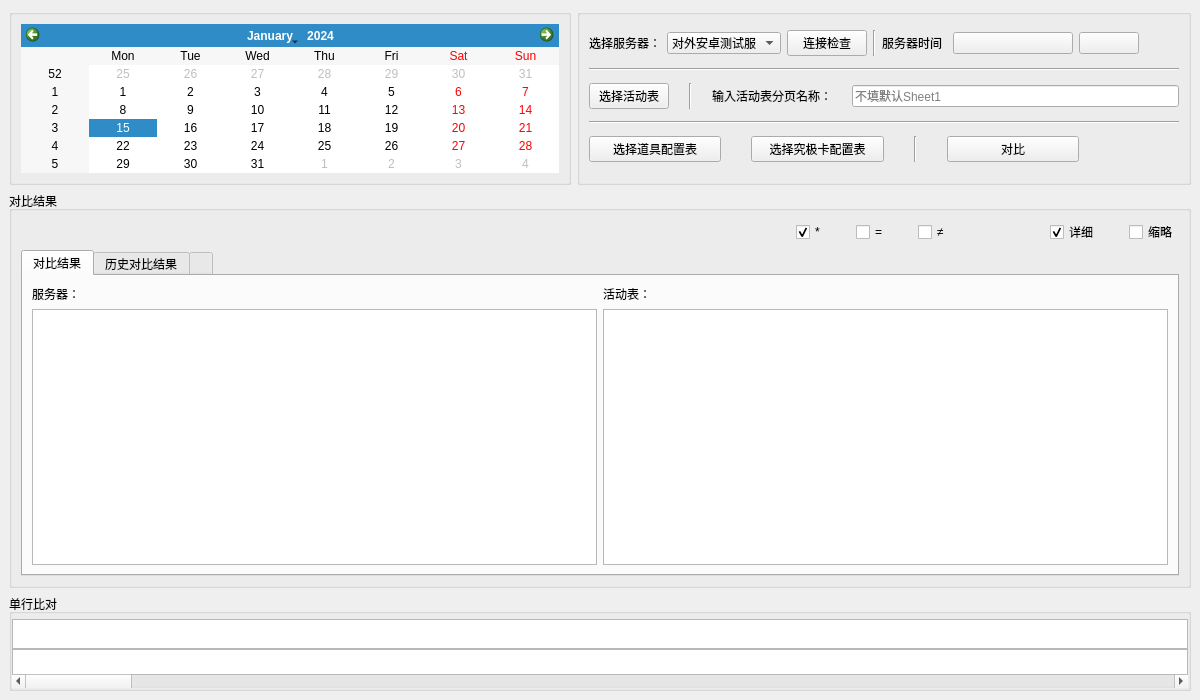
<?xml version="1.0" encoding="UTF-8"?>
<ui version="4.0">
 <class>MainWindow</class>
 <widget class="QMainWindow" name="MainWindow">
  <property name="geometry">
   <rect>
    <x>0</x>
    <y>0</y>
    <width>1200</width>
    <height>700</height>
   </rect>
  </property>
  <property name="minimumSize">
   <size>
    <width>1200</width>
    <height>700</height>
   </size>
  </property>
  <property name="windowTitle">
   <string>MainWindow</string>
  </property>
  <widget class="QWidget" name="centralwidget">
   <layout class="QVBoxLayout" name="verticalLayout_6">
    <item>
     <layout class="QVBoxLayout" name="verticalLayout_5" stretch="10,40,5">
      <item>
       <layout class="QHBoxLayout" name="horizontalLayout_5">
        <item>
         <widget class="QGroupBox" name="groupBox">
          <property name="title">
           <string/>
          </property>
          <layout class="QVBoxLayout" name="verticalLayout_2">
           <item>
            <layout class="QHBoxLayout" name="horizontalLayout_2"/>
           </item>
           <item>
            <widget class="QCalendarWidget" name="calendarWidget"/>
           </item>
          </layout>
         </widget>
        </item>
        <item>
         <widget class="QGroupBox" name="groupBox_2">
          <property name="title">
           <string/>
          </property>
          <layout class="QVBoxLayout" name="verticalLayout">
           <item>
            <layout class="QHBoxLayout" name="horizontalLayout_3">
             <item>
              <widget class="QLabel" name="label_3">
               <property name="maximumSize">
                <size>
                 <width>100</width>
                 <height>16777215</height>
                </size>
               </property>
               <property name="text">
                <string>选择服务器：</string>
               </property>
              </widget>
             </item>
             <item>
              <widget class="QComboBox" name="comboBox">
               <property name="currentText">
                <string>对外安卓测试服</string>
               </property>
               <item>
                <property name="text">
                 <string>对外安卓测试服</string>
                </property>
               </item>
               <item>
                <property name="text">
                 <string>对外IOS测试</string>
                </property>
               </item>
              </widget>
             </item>
             <item>
              <widget class="QPushButton" name="pushButton_3">
               <property name="text">
                <string>连接检查</string>
               </property>
               <property name="default">
                <bool>false</bool>
               </property>
              </widget>
             </item>
             <item>
              <widget class="Line" name="line">
               <property name="orientation">
                <enum>Qt::Vertical</enum>
               </property>
              </widget>
             </item>
             <item>
              <widget class="QLabel" name="label">
               <property name="maximumSize">
                <size>
                 <width>65</width>
                 <height>16777215</height>
                </size>
               </property>
               <property name="text">
                <string>服务器时间：</string>
               </property>
              </widget>
             </item>
             <item>
              <widget class="QPushButton" name="pushButton">
               <property name="minimumSize">
                <size>
                 <width>120</width>
                 <height>0</height>
                </size>
               </property>
               <property name="maximumSize">
                <size>
                 <width>150</width>
                 <height>16777215</height>
                </size>
               </property>
               <property name="text">
                <string/>
               </property>
              </widget>
             </item>
             <item>
              <widget class="QPushButton" name="pushButton_4">
               <property name="minimumSize">
                <size>
                 <width>60</width>
                 <height>0</height>
                </size>
               </property>
               <property name="maximumSize">
                <size>
                 <width>40</width>
                 <height>16777215</height>
                </size>
               </property>
               <property name="text">
                <string/>
               </property>
              </widget>
             </item>
             <item>
              <spacer name="horizontalSpacer">
               <property name="orientation">
                <enum>Qt::Horizontal</enum>
               </property>
               <property name="sizeHint" stdset="0">
                <size>
                 <width>40</width>
                 <height>20</height>
                </size>
               </property>
              </spacer>
             </item>
            </layout>
           </item>
           <item>
            <widget class="Line" name="line_3">
             <property name="orientation">
              <enum>Qt::Horizontal</enum>
             </property>
            </widget>
           </item>
           <item>
            <layout class="QHBoxLayout" name="horizontalLayout_4">
             <property name="spacing">
              <number>20</number>
             </property>
             <item>
              <widget class="QPushButton" name="b_selectExcel">
               <property name="minimumSize">
                <size>
                 <width>75</width>
                 <height>0</height>
                </size>
               </property>
               <property name="maximumSize">
                <size>
                 <width>110</width>
                 <height>16777215</height>
                </size>
               </property>
               <property name="text">
                <string>选择活动表</string>
               </property>
              </widget>
             </item>
             <item>
              <widget class="Line" name="line_2">
               <property name="orientation">
                <enum>Qt::Vertical</enum>
               </property>
              </widget>
             </item>
             <item>
              <widget class="QLabel" name="label_6">
               <property name="maximumSize">
                <size>
                 <width>120</width>
                 <height>16777215</height>
                </size>
               </property>
               <property name="text">
                <string>输入活动表分页名称：</string>
               </property>
              </widget>
             </item>
             <item>
              <widget class="QLineEdit" name="l_ename">
               <property name="maximumSize">
                <size>
                 <width>16777215</width>
                 <height>16777215</height>
                </size>
               </property>
               <property name="placeholderText">
                <string>不填默认Sheet1</string>
               </property>
              </widget>
             </item>
            </layout>
           </item>
           <item>
            <widget class="Line" name="line_4">
             <property name="orientation">
              <enum>Qt::Horizontal</enum>
             </property>
            </widget>
           </item>
           <item>
            <layout class="QHBoxLayout" name="horizontalLayout_6">
             <property name="spacing">
              <number>30</number>
             </property>
             <property name="leftMargin">
              <number>0</number>
             </property>
             <property name="topMargin">
              <number>0</number>
             </property>
             <property name="rightMargin">
              <number>100</number>
             </property>
             <item>
              <widget class="QPushButton" name="b_selectItem">
               <property name="minimumSize">
                <size>
                 <width>92</width>
                 <height>0</height>
                </size>
               </property>
               <property name="text">
                <string>选择道具配置表</string>
               </property>
              </widget>
             </item>
             <item>
              <widget class="QPushButton" name="b_selectCard">
               <property name="minimumSize">
                <size>
                 <width>104</width>
                 <height>0</height>
                </size>
               </property>
               <property name="text">
                <string>选择究极卡配置表</string>
               </property>
              </widget>
             </item>
             <item>
              <widget class="Line" name="line_5">
               <property name="orientation">
                <enum>Qt::Vertical</enum>
               </property>
              </widget>
             </item>
             <item>
              <widget class="QPushButton" name="b_load">
               <property name="text">
                <string>对比</string>
               </property>
              </widget>
             </item>
            </layout>
           </item>
          </layout>
         </widget>
        </item>
       </layout>
      </item>
      <item>
       <widget class="QGroupBox" name="groupBox_3">
        <property name="title">
         <string>对比结果</string>
        </property>
        <layout class="QVBoxLayout" name="verticalLayout_3">
         <item>
          <layout class="QHBoxLayout" name="horizontalLayout_10">
           <property name="spacing">
            <number>100</number>
           </property>
           <item>
            <layout class="QHBoxLayout" name="horizontalLayout_8">
             <property name="spacing">
              <number>30</number>
             </property>
             <item>
              <spacer name="horizontalSpacer_2">
               <property name="orientation">
                <enum>Qt::Horizontal</enum>
               </property>
               <property name="sizeHint" stdset="0">
                <size>
                 <width>40</width>
                 <height>20</height>
                </size>
               </property>
              </spacer>
             </item>
             <item>
              <widget class="QCheckBox" name="checkBox">
               <property name="text">
                <string>*</string>
               </property>
               <property name="checked">
                <bool>true</bool>
               </property>
               <property name="tristate">
                <bool>false</bool>
               </property>
              </widget>
             </item>
             <item>
              <widget class="QCheckBox" name="checkBox_2">
               <property name="text">
                <string>=</string>
               </property>
              </widget>
             </item>
             <item>
              <widget class="QCheckBox" name="checkBox_3">
               <property name="text">
                <string>≠</string>
               </property>
              </widget>
             </item>
            </layout>
           </item>
           <item>
            <layout class="QHBoxLayout" name="horizontalLayout_9">
             <property name="spacing">
              <number>30</number>
             </property>
             <item>
              <widget class="QCheckBox" name="c_xiangxi">
               <property name="text">
                <string>详细</string>
               </property>
               <property name="checked">
                <bool>true</bool>
               </property>
               <property name="tristate">
                <bool>false</bool>
               </property>
              </widget>
             </item>
             <item>
              <widget class="QCheckBox" name="c_suonlue">
               <property name="text">
                <string>缩略</string>
               </property>
              </widget>
             </item>
            </layout>
           </item>
          </layout>
         </item>
         <item>
          <widget class="QTabWidget" name="tabWidget">
           <property name="currentIndex">
            <number>0</number>
           </property>
           <widget class="QWidget" name="t_1">
            <attribute name="title">
             <string>对比结果</string>
            </attribute>
            <layout class="QVBoxLayout" name="verticalLayout_7">
             <item>
              <layout class="QHBoxLayout" name="horizontalLayout_11">
               <item>
                <widget class="QLabel" name="label_7">
                 <property name="text">
                  <string>服务器：</string>
                 </property>
                </widget>
               </item>
               <item>
                <widget class="QLabel" name="label_8">
                 <property name="text">
                  <string>活动表：</string>
                 </property>
                </widget>
               </item>
              </layout>
             </item>
             <item>
              <layout class="QHBoxLayout" name="horizontalLayout_13">
               <item>
                <widget class="QTableView" name="excel_1"/>
               </item>
               <item>
                <widget class="QTableView" name="excel_2"/>
               </item>
              </layout>
             </item>
            </layout>
           </widget>
           <widget class="QWidget" name="tab_2">
            <attribute name="title">
             <string>历史对比结果</string>
            </attribute>
           </widget>
           <widget class="QWidget" name="tab_3">
            <attribute name="title">
             <string/>
            </attribute>
           </widget>
          </widget>
         </item>
        </layout>
       </widget>
      </item>
      <item>
       <widget class="QGroupBox" name="groupBox_4">
        <property name="title">
         <string>单行比对</string>
        </property>
        <layout class="QVBoxLayout" name="verticalLayout_4">
         <property name="spacing">
          <number>0</number>
         </property>
         <property name="leftMargin">
          <number>0</number>
         </property>
         <property name="topMargin">
          <number>0</number>
         </property>
         <property name="rightMargin">
          <number>0</number>
         </property>
         <property name="bottomMargin">
          <number>0</number>
         </property>
         <item>
          <widget class="QTableView" name="tableView_3">
           <property name="minimumSize">
            <size>
             <width>0</width>
             <height>30</height>
            </size>
           </property>
           <property name="maximumSize">
            <size>
             <width>16777215</width>
             <height>20</height>
            </size>
           </property>
          </widget>
         </item>
         <item>
          <widget class="QTableView" name="tableView_4">
           <property name="minimumSize">
            <size>
             <width>0</width>
             <height>30</height>
            </size>
           </property>
           <property name="maximumSize">
            <size>
             <width>16777215</width>
             <height>20</height>
            </size>
           </property>
          </widget>
         </item>
         <item>
          <widget class="QScrollBar" name="horizontalScrollBar">
           <property name="orientation">
            <enum>Qt::Horizontal</enum>
           </property>
          </widget>
         </item>
        </layout>
       </widget>
      </item>
     </layout>
    </item>
   </layout>
  </widget>
 </widget>
 <resources/>
 <connections/>
</ui>
